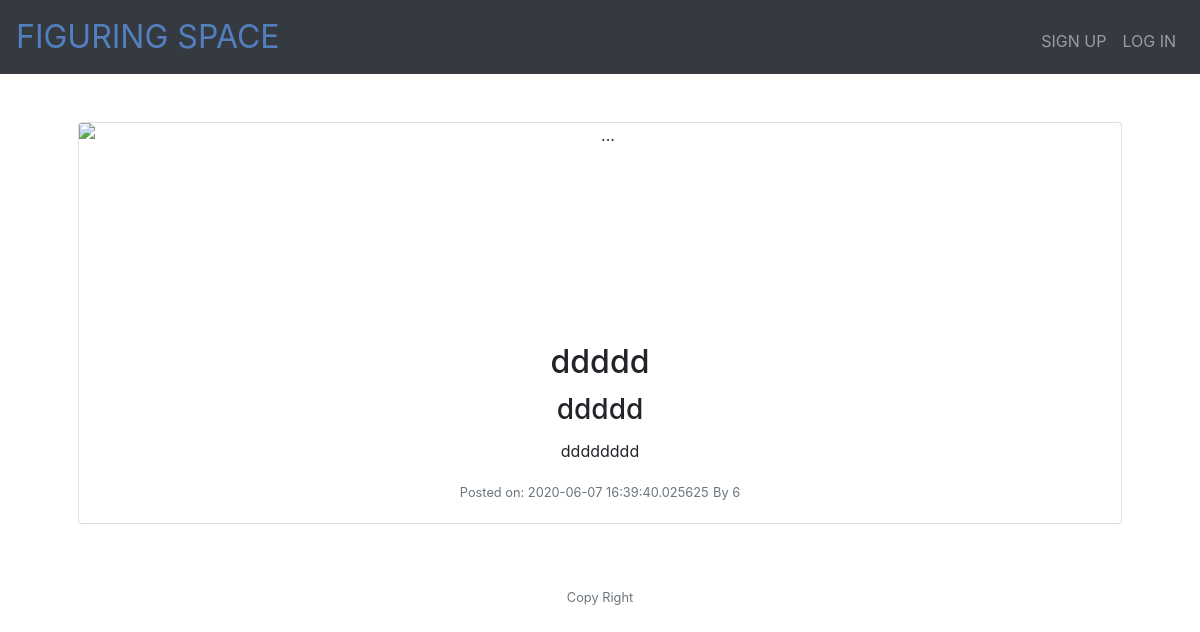
Screenshot of /post/2 with the database file from the repository.
### app.py (models this page shows)
class Post(db.Model):
    id = db.Column(db.Integer, primary_key=True)
    title = db.Column(db.String(50))
    subtitle = db.Column(db.String(50))
    date_posted = db.Column(db.DateTime)
    content = db.Column(db.Text)
    author = db.Column(db.Integer, db.ForeignKey("user.id"))

### app.py (the view)
@app.route('/post/<id>')
def post(id):
    post = Post.query.filter_by(id=id).all()
    return render_template("post.html", post=post[0])

### app.py (called while the page is built)
@app.after_request
def after_request(response):
    response.headers["Cache-Control"] = "no-cache, no-store, must-revalidate"
    response.headers["Expires"] = 0
    response.headers["Pragma"] = "no-cache"
    return response

### templates/post.html
{% extends "layout.html" %} {% block main %}
<div class="card mb-3">
  <img
    src="https://media.sproutsocial.com/uploads/2017/02/10x-featured-social-media-image-size.png"
    class="card-img-top"
    alt="..."
    style="height: 200px;"
  />
  <div class="card-body">
    <h2 class="card-title">{{post.title}}</h2>
    <h3 class="card-title">{{post.subtitle}}</h3>
    <p class="card-text">
      {{post.content}}
    </p>
    <p class="card-text">
      <small class="text-muted">Posted on: {{post.date_posted}}</small>
      <small class="text-muted">By {{post.author}}</small>
    </p>
  </div>
</div>
{% endblock %}

### static/style.css (style rules this page uses)
main img { max-width: 100%; }

### rows the page displays
Post: title "ddddd", subtitle "ddddd", content "dddddddd", date_posted "2020-06-07 16:39:40.025625", author "6"
